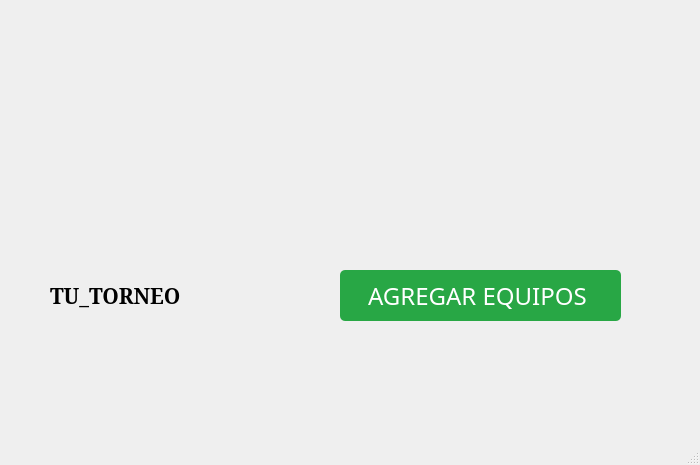
<?xml version="1.0" encoding="UTF-8"?>
<ui version="4.0">
 <class>MainWindow</class>
 <widget class="QMainWindow" name="MainWindow">
  <property name="geometry">
   <rect>
    <x>0</x>
    <y>0</y>
    <width>700</width>
    <height>465</height>
   </rect>
  </property>
  <property name="minimumSize">
   <size>
    <width>200</width>
    <height>200</height>
   </size>
  </property>
  <property name="windowTitle">
   <string>Ventana3</string>
  </property>
  <widget class="QWidget" name="centralwidget">
   <widget class="QLabel" name="label">
    <property name="geometry">
     <rect>
      <x>-380</x>
      <y>0</y>
      <width>1081</width>
      <height>431</height>
     </rect>
    </property>
    <property name="minimumSize">
     <size>
      <width>200</width>
      <height>200</height>
     </size>
    </property>
    <property name="font">
     <font>
      <family>Cooper Black</family>
      <pointsize>26</pointsize>
     </font>
    </property>
    <property name="text">
     <string/>
    </property>
    <property name="pixmap">
     <pixmap>imageV3.png</pixmap>
    </property>
    <property name="alignment">
     <set>Qt::AlignCenter</set>
    </property>
   </widget>
   <widget class="QLabel" name="label_2">
    <property name="geometry">
     <rect>
      <x>50</x>
      <y>260</y>
      <width>231</width>
      <height>71</height>
     </rect>
    </property>
    <property name="font">
     <font>
      <family>Constantia</family>
      <pointsize>16</pointsize>
      <weight>75</weight>
      <bold>true</bold>
     </font>
    </property>
    <property name="text">
     <string>TU_TORNEO</string>
    </property>
   </widget>
   <widget class="QPushButton" name="pushButton">
    <property name="geometry">
     <rect>
      <x>340</x>
      <y>270</y>
      <width>281</width>
      <height>51</height>
     </rect>
    </property>
    <property name="font">
     <font>
      <family>Cooper Black</family>
      <pointsize>18</pointsize>
     </font>
    </property>
    <property name="styleSheet">
     <string notr="true">QPushButton {
    background-color: #28a745;  /* Color de fondo verde */
    color: white;               /* Color del texto */
    border-radius: 5px;         /* Bordes redondeados */
    padding: 5px;               /* Espacio interno */
}
QPushButton:hover {
    background-color: #218838;  /* Color cuando el mouse pasa encima */
}
QPushButton:pressed {
    background-color: #1e7e34;  /* Color cuando el botón es presionado */
}
</string>
    </property>
    <property name="text">
     <string>AGREGAR EQUIPOS </string>
    </property>
   </widget>
  </widget>
  <widget class="QMenuBar" name="menubar">
   <property name="geometry">
    <rect>
     <x>0</x>
     <y>0</y>
     <width>700</width>
     <height>21</height>
    </rect>
   </property>
  </widget>
  <widget class="QStatusBar" name="statusbar"/>
 </widget>
 <resources/>
 <connections/>
</ui>
